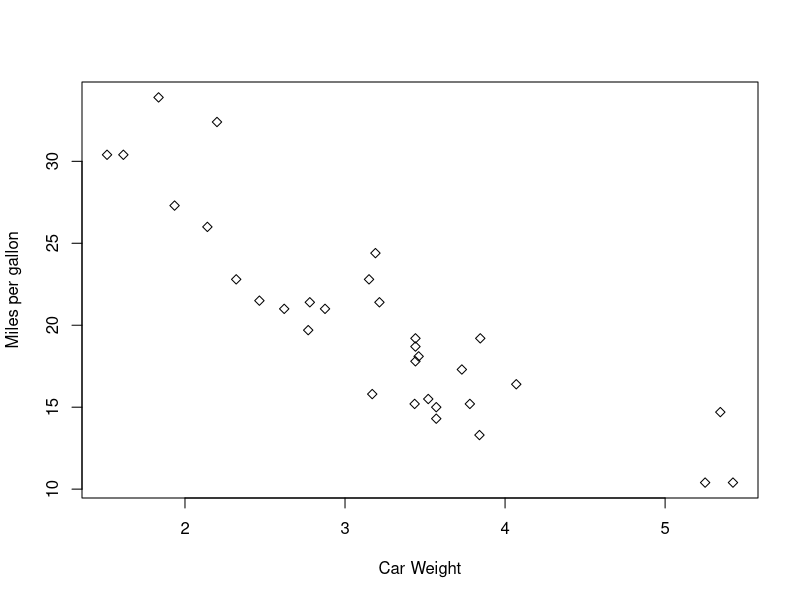
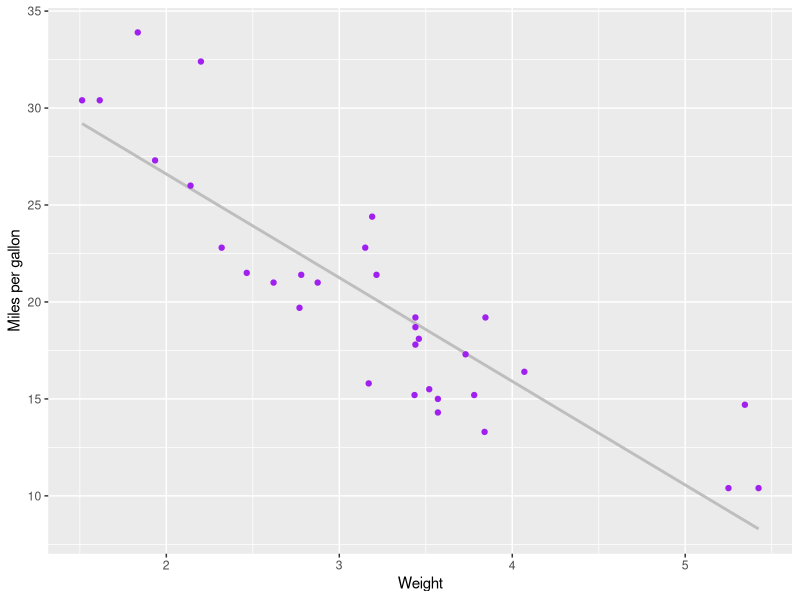
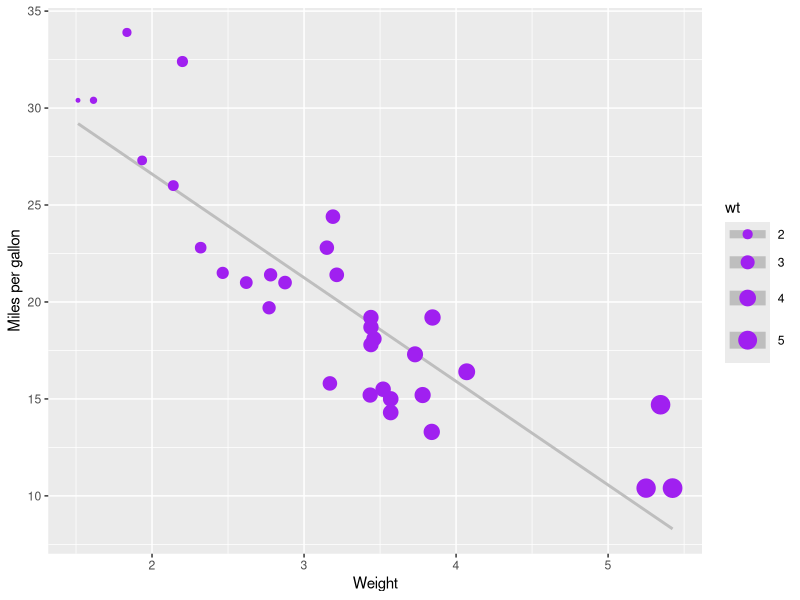
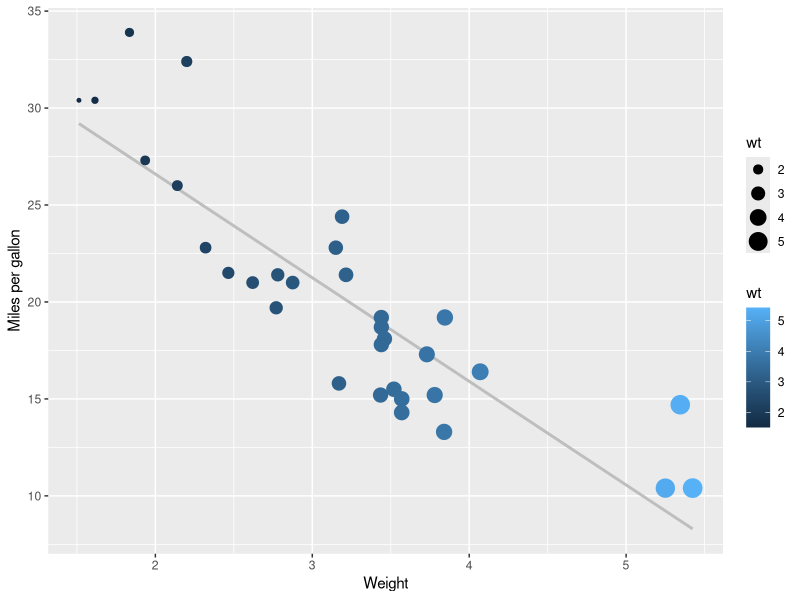
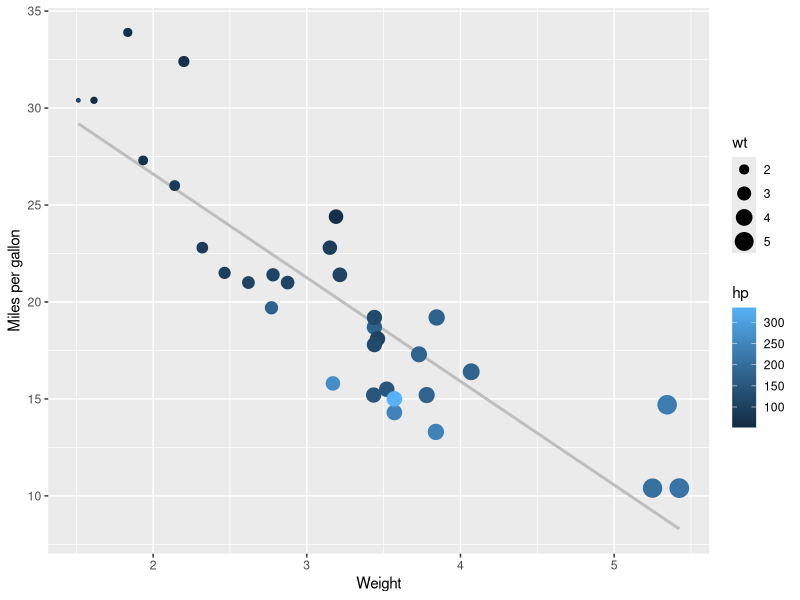
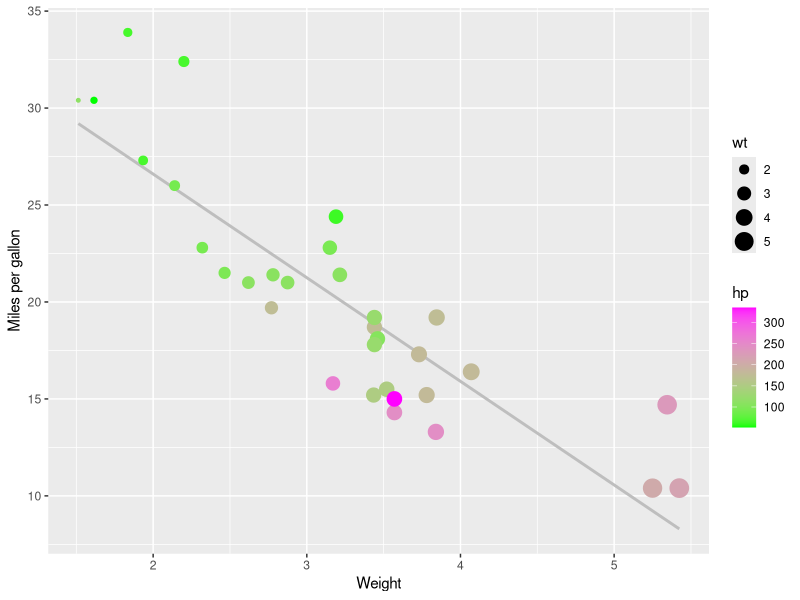
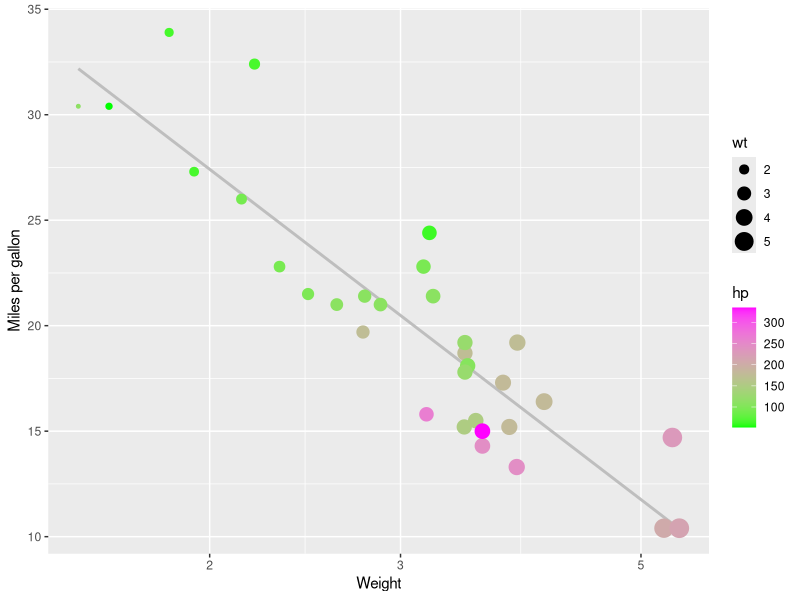
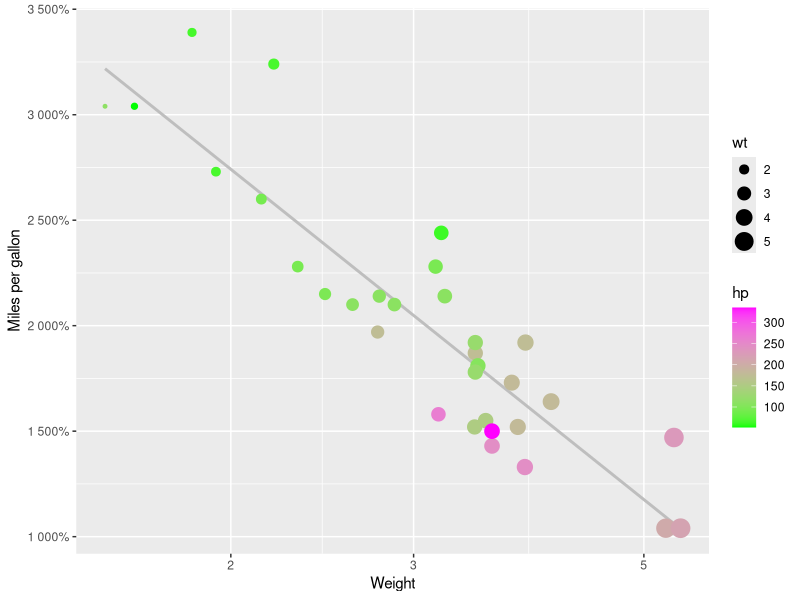

These charts were generated, in order, by the following R code:
#Kylie Blake Data Visualization Notes

data("mtcars")

str(mtcars)

### plotting examples using Base R. 
plot(mtcars$wt, mtcars$mpg,
     xlab= "Car Weight",
     ylab = "Miles per gallon",
     font.lab=6,
     pch=23)

### GGPLOT2 ###
install.packages("ggplot2")
library(ggplot2)

#Notes about ggplot:
  #Order of calling into the commands matters
  #Ex. want points to be in front of line, so call in geom_point after geom_smooth
ggplot(mtcars, aes(x=wt, y=mpg)) + #call data frame, then aes()
  geom_smooth(method = lm, se= FALSE, color="gray") + #makes a line of best fit, you can change the features in the geom
  geom_point(color= "purple") + #use to call in the data points
  xlab("Weight") +
  ylab("Miles per gallon")

#1. Make our point size scaled by weight example: 
#Note: when put something in main aesthetic, it applies to ALL layers in ggplot - comes up with errors
ggplot(mtcars, aes(x=wt, y=mpg, size=wt)) +  #include size = wt
  geom_smooth(method = lm, se= FALSE, color="gray") + 
  geom_point(color= "purple") + 
  xlab("Weight") +
  ylab("Miles per gallon")

#Ex 2
ggplot(mtcars, aes(x=wt, y=mpg)) +  
  geom_smooth(method = lm, se= FALSE, color="gray") + 
  geom_point(aes(size= wt, color= wt)) + 
  xlab("Weight") +
  ylab("Miles per gallon")
#If put in aesthetics, it can vary depending on the other variables called upon vs. putting color outside of aes()

#Ex 3. Can get more complicated with the figures 
ggplot(mtcars, aes(x=wt, y=mpg)) +  
  geom_smooth(method = lm, se= FALSE, color="gray") + 
  geom_point(aes(size= wt, color= hp)) + 
  xlab("Weight") +
  ylab("Miles per gallon")

#Ex 4. mAKE A COLOR GRADIENT
ggplot(mtcars, aes(x=wt, y=mpg)) +  
  geom_smooth(method = lm, se= FALSE, color="gray") + 
  geom_point(aes(size= wt, color= hp)) + 
  xlab("Weight") +
  ylab("Miles per gallon")+
  scale_color_gradient(low="green",high= "magenta")


#Ex 4. log scale 
ggplot(mtcars, aes(x=wt, y=mpg)) +  
  geom_smooth(method = lm, se= FALSE, color="gray") + 
  geom_point(aes(size= wt, color= hp)) + 
  xlab("Weight") +
  ylab("Miles per gallon")+
  scale_color_gradient(low="green",high= "magenta")+
  scale_x_log10()

#Ex. 5 
ggplot(mtcars, aes(x=wt, y=mpg)) +  
  geom_smooth(method = lm, se= FALSE, color="gray") + 
  geom_point(aes(size= wt, color= hp)) + 
  xlab("Weight") +
  ylab("Miles per gallon")+
  scale_color_gradient(low="green",high= "magenta")+
  scale_x_log10() +
  scale_y_continuous(labels = scales::percent) #changes y values to percent 
  
# ggplot with categorical X and Numeric Y variables
library("ggplot2")

setwd("C:\\Users\\kzb0180\\OneDrive - Auburn University\\Classes\\PLPA 6820\\PLPA6820")

bull.richness <- read.csv("Bull_richness.csv")
str(bull.richness)

bull.richness.soy.no.till <- bull.richness[bull.richness$Crop == "Soy" &
                                             bull.richness$Treatment == "No-till",]

### Boxplot ###
ggplot(bull.richness.soy.no.till, aes(x=GrowthStage, y=richness, color=Fungicide)) +
  geom_boxplot()+
  xlab("") +
  ylab("Fungal Richness") +
  geom_point(position= position_jitterdodge()) #dodge points away from growth state variable, jitter, overlay points in a random fashion so not right on top of each other

#without jitterdodge
ggplot(bull.richness.soy.no.till, aes(x=GrowthStage, y=richness, color=Fungicide)) +
  geom_boxplot()+
  xlab("") +
  ylab("Fungal Richness") +
  geom_point(position= "dodge")


#without jitterdodge
ggplot(bull.richness.soy.no.till, aes(x=GrowthStage, y=richness, color=Fungicide)) +
  geom_boxplot()+
  xlab("") +
  ylab("Fungal Richness") +
  geom_point(position = position_jitterdodge(dodge.width=0.9)) #points look better but less visually appealing

### Barplot ###
ggplot(bull.richness.soy.no.till, aes(x=GrowthStage, y=richness, color=Fungicide)) +
  stat_summary(fun=mean, geom= "bar") +
  stat_summary(fun.data=mean_se, geom = "errorbar") + #have to use fun.data no fun for SE
  xlab("") +
  ylab("Fungal Richness") +
  geom_point(position = position_jitterdodge(dodge.width=0.9))

# Step 1: dodge the bars
ggplot(bull.richness.soy.no.till, aes(x=GrowthStage, y=richness, color=Fungicide)) +
  stat_summary(fun=mean, geom= "bar", position = "dodge") +
  stat_summary(fun.data=mean_se, geom = "errorbar", position = "dodge") + #have to use fun.data no fun for SE
  xlab("") +
  ylab("Fungal Richness") +
  geom_point(position = position_jitterdodge(dodge.width=0.9))

#Color is the outside line of the plots, where as fill will fill in the box plots:
ggplot(bull.richness.soy.no.till, aes(x=GrowthStage, y=richness, fill=Fungicide)) +
  stat_summary(fun=mean, geom= "bar", position = "dodge") +
  stat_summary(fun.data=mean_se, geom = "errorbar", position = "dodge") + #have to use fun.data no fun for SE
  xlab("") +
  ylab("Fungal Richness") +
  geom_point(position = position_jitterdodge(dodge.width=0.9))

#to get points and error bars  to be the same color as the boxes 
ggplot(bull.richness.soy.no.till, aes(x=GrowthStage, y=richness, fill=Fungicide, color = Fungicide)) +
  geom_point(position = position_jitterdodge(dodge.width=0.9)) + #put points higher up to be more visible
  stat_summary(fun=mean, geom= "bar", position = "dodge") +
  stat_summary(fun.data=mean_se, geom = "errorbar", position = "dodge") + #have to use fun.data no fun for SE
  xlab("") +
  ylab("Fungal Richness") 

### Lines ###
ggplot(bull.richness.soy.no.till, aes(x=GrowthStage, y=richness, fill=Fungicide, color = Fungicide)) +
  geom_point(position = position_jitterdodge(dodge.width=0.9)) + #put points higher up to be more visible
  stat_summary(fun=mean, geom= "line") +
  stat_summary(fun.data=mean_se, geom = "errorbar") + #have to use fun.data no fun for SE
  xlab("") +
  ylab("Fungal Richness") 

#Want to connect lines together, so group by Fungicide to group means together by the variable of focus 
#remove points to see grouping better 
ggplot(bull.richness.soy.no.till, aes(x=GrowthStage, y=richness, group= Fungicide, fill=Fungicide, color = Fungicide)) +
  stat_summary(fun=mean, geom= "line") +
  stat_summary(fun.data=mean_se, geom = "errorbar") + #have to use fun.data no fun for SE
  xlab("") +
  ylab("Fungal Richness") 

#Remove fill b/c unnecessary here: 
ggplot(bull.richness.soy.no.till, aes(x=GrowthStage, y=richness, group= Fungicide, color = Fungicide)) +
  stat_summary(fun=mean, geom= "line") +
  stat_summary(fun.data=mean_se, geom = "errorbar") + #have to use fun.data no fun for SE
  xlab("") +
  ylab("Fungal Richness") 


### Faceting ###
ggplot(bull.richness, aes(x=GrowthStage, y=richness, group= Fungicide, color = Fungicide)) +
  stat_summary(fun=mean, geom= "line") +
  stat_summary(fun.data=mean_se, geom = "errorbar") + #have to use fun.data no fun for SE
  xlab("") +
  ylab("Fungal Richness")  +
  facet_wrap(~Treatment)
#facet_wrap multiple plots on same graph

#To include multiple facets 
ggplot(bull.richness, aes(x=GrowthStage, y=richness, group= Fungicide, color = Fungicide)) +
  stat_summary(fun=mean, geom= "line") +
  stat_summary(fun.data=mean_se, geom = "errorbar") + #have to use fun.data no fun for SE
  xlab("") +
  ylab("Fungal Richness")  +
  facet_wrap(~Treatment*Crop, scales = "free") #use * as "by" #let R use best scale for figure by scales = "free"
#facet_wrap multiple plots on same graph

#Change order of facets 
ggplot(bull.richness, aes(x=GrowthStage, y=richness, group= Fungicide, color = Fungicide)) +
  stat_summary(fun=mean, geom= "line") +
  stat_summary(fun.data=mean_se, geom = "errorbar") + #have to use fun.data no fun for SE
  xlab("") +
  ylab("Fungal Richness")  +
  facet_wrap(~Crop*Treatment, scales = "free") #OR Crop~Treatment


